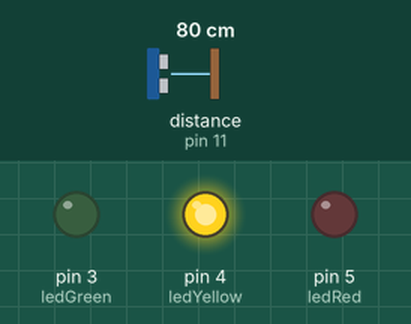
Simulated run of this sketch. Board: Arduino Uno, built with avr-gcc and run on an emulated ATmega328P. Shown: output pins drawn as LEDs (lit = HIGH). Wiring (inferred from the names in the program): ultrasonic range finder: trigger pin 10; echo pin 11. The test bench sets the inputs (shaded band); at power-on: distance to the obstacle (sensor on pin 11) 80 cm. The echo pulse lasts 58.3 µs per cm; pins used as bus, display or sensor lines are not drawn.

Above: at 1.2 s.
1.3 s: distance to the obstacle (sensor on pin 11) set to 54 cm
2.8 s: distance to the obstacle (sensor on pin 11) set to 47 cm
At 3.7 s:
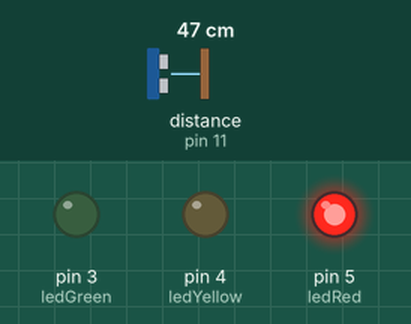
4.3 s: distance to the obstacle (sensor on pin 11) set to 250 cm
At 5.3 s:
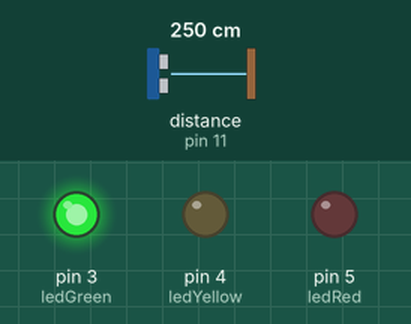
5.8 s: distance to the obstacle (sensor on pin 11) set to 155 cm
7.3 s: distance to the obstacle (sensor on pin 11) set to 147 cm
At 8.5 s:
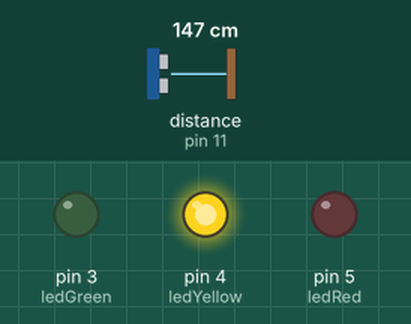
8.8 s: distance to the obstacle (sensor on pin 11) set to 2 cm
At 9.6 s:
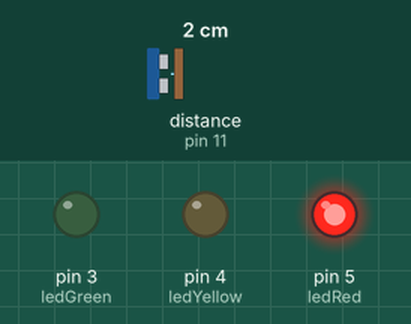
Timing chart, 0 to 11.3 s (numbered marks = the images above; inputs shaded):
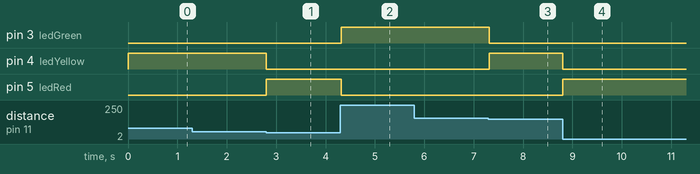

Measured:
- the behaviour switches between 51 and 50 cm on distance to the obstacle (sensor on pin 11) (found by bisection; images 0 and 1)
- the behaviour switches between 152 and 151 cm on distance to the obstacle (sensor on pin 11) (found by bisection; images 2 and 3)
- after the input at 1.3 s, every drawn part: stays the same
- after the input at 2.8 s, pin 4 (ledYellow): HIGH → LOW at once; pin 5 (ledRed): LOW → HIGH at once
- after the input at 4.3 s, pin 3 (ledGreen): LOW → HIGH at once; pin 5 (ledRed): HIGH → LOW at once
- after the input at 5.8 s, every drawn part: stays the same
- after the input at 7.3 s, pin 3 (ledGreen): HIGH → LOW at once; pin 4 (ledYellow): LOW → HIGH at once
- after the input at 8.8 s, pin 4 (ledYellow): HIGH → LOW at once; pin 5 (ledRed): LOW → HIGH at once

The sketch:

sensor-ultrasonic.ino
```cpp
/*Program arduino dengan ultrasonic distance sensor */


//inisialisasi
int trigPin = 10;
int echoPin = 11;
int ledGreen = 3;
int ledYellow = 4;
int ledRed = 5;

long duration;
int jarakCm;

void setup(){
pinMode(trigPin, OUTPUT);     //trigPin sebagai output
pinMode(echoPin, INPUT);    //echoPin sebagai input
pinMode (ledGreen, OUTPUT);   //lampu hijau sebagai output
pinMode (ledYellow, OUTPUT);  //lampu kuning sebagai output
pinMode (ledRed, OUTPUT);   //lampu merah sebagai output
}

void loop() {
  digitalWrite(trigPin, LOW);     //trigPin diberi sinyal LOW (di-OFF kan)
  delayMicroseconds(2);       //selama 2 microseconds
  digitalWrite(trigPin, HIGH);    //trigPin diberi sinyal HIGH
  delayMicroseconds(10);      //selama 10 microseconds
  digitalWrite(trigPin, LOW);     //trigPin diberi sinyal LOW (di-OFF kan)
  duration = pulseIn(echoPin, HIGH); //variable echoPin menunggu sinyal pantul HIGH
  jarakCm = (duration/2) * 0.034;   //rumus jarak dalam cm

  if (jarakCm >= 150) {       //jika jarak lebih atau sama dengan 150 cm
    digitalWrite(ledGreen, HIGH); //lampu hijau menyala
    digitalWrite(ledYellow, LOW);
    digitalWrite(ledRed, LOW);
  }
  else if (jarakCm >= 50){      //selainnya, jika jarak lebih atau sama dengan 50 cm
    digitalWrite(ledGreen, LOW);
    digitalWrite(ledYellow, HIGH);  //lampu kuning menyala
    digitalWrite(ledRed, LOW);
  }
  else {              //selain itu,
    digitalWrite(ledGreen, LOW);
    digitalWrite(ledYellow, LOW);
    digitalWrite(ledRed, HIGH);   //lampu merah menyala
  }
}
```
